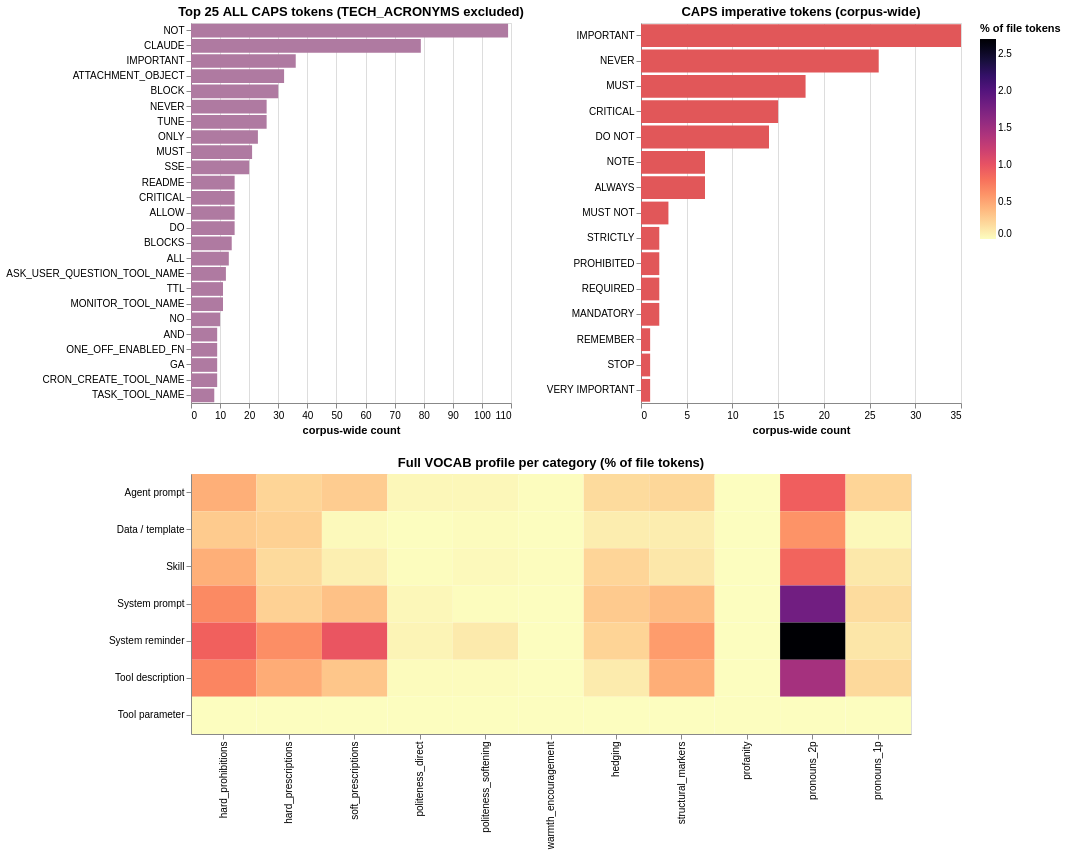

The code cell stored with this chart in its notebook:
### Markdown cell above
### Emphasis vocabulary: top ALL CAPS tokens, CAPS imperative tokens, and full VOCAB profile

The 11 VOCAB classes (`hard_prohibitions`, `hard_prescriptions`, `soft_prescriptions`, `politeness_direct`, `politeness_softening`, `warmth_encouragement`, `hedging`, `structural_markers`, `profanity`, `pronouns_2p`, `pronouns_1p`) plotted as a heatmap of `% of file tokens` per category, alongside the corpus's top ALL CAPS tokens and curated CAPS-imperative tokens. Per-class glosses are in `02_analyzers_vocab_emphasis`.

### Code cell
"""Top-N tokens for ALL CAPS and CAPS imperative + full VOCAB heatmap."""

print("Top CAPS-imperative tokens (corpus-wide counts):")
for tok, n in HEADLINE["top_caps_imperative"]:
    print(f"  {tok:<10}  {n}")

top_caps = pd.DataFrame(corpus_block["metrics"]["all_caps"]["top"][:25])
top_caps_chart = (
    alt.Chart(top_caps)
    .mark_bar(color="#af7aa1")
    .encode(
        x=alt.X("count:Q", title="corpus-wide count"),
        y=alt.Y("token:N", sort="-x", title=None),
        tooltip=[alt.Tooltip("token:N"), alt.Tooltip("count:Q")],
    )
    .properties(width=320, height=380,
                title="Top 25 ALL CAPS tokens (TECH_ACRONYMS excluded)")
)

caps_imp_data = pd.DataFrame(
    [{"token": t, "count": c} for t, c in
     corpus_block["metrics"]["caps_imperative"]["hits"].items()]
)
caps_imp_chart = (
    alt.Chart(caps_imp_data)
    .mark_bar(color="#e15759")
    .encode(
        x=alt.X("count:Q", title="corpus-wide count"),
        y=alt.Y("token:N", sort="-x", title=None),
        tooltip=[alt.Tooltip("token:N"), alt.Tooltip("count:Q")],
    )
    .properties(width=320, height=380,
                title="CAPS imperative tokens (corpus-wide)")
)

vocab_long = []
for cat, b in by_category.items():
    for key, v in b["metrics"]["vocab"].items():
        vocab_long.append({"category": cat, "vocab_key": key, "pct": v["pct"]})
vocab_df_long = pd.DataFrame(vocab_long)

vocab_chart = (
    alt.Chart(vocab_df_long)
    .mark_rect()
    .encode(
        x=alt.X("vocab_key:N", title=None, sort=list(VOCAB_KEYS)),
        y=alt.Y("category:N", title=None),
        color=alt.Color("pct:Q", scale=alt.Scale(scheme="magma", reverse=True),
                         title="% of file tokens"),
        tooltip=[alt.Tooltip("category:N"),
                 alt.Tooltip("vocab_key:N"),
                 alt.Tooltip("pct:Q", format=".3f")],
    )
    .properties(width=720, height=260,
                title="Full VOCAB profile per category (% of file tokens)")
)

emphasis_top_tokens = (top_caps_chart | caps_imp_chart) & vocab_chart
save_chart(emphasis_top_tokens, "11-top-tokens-and-vocab-heatmap")

### Figure 1 — Vega-Lite specification as saved in the notebook (floating-point values rounded to 4 significant figures)
{"config": {"view": {"continuousWidth": 300, "continuousHeight": 300}}, "vconcat": [{"hconcat": [{"data": {"name": "data-98a88b57cd1552f85177ae45819055d1"}, "mark": {"type": "bar", "color": "#af7aa1"}, "encoding": {"tooltip": [{"field": "token", "type": "nominal"}, {"field": "count", "type": "quantitative"}], "x": {"field": "count", "title": "corpus-wide count", "type": "quantitative"}, "y": {"field": "token", "sort": "-x", "title": null, "type": "nominal"}}, "height": 380, "title": "Top 25 ALL CAPS tokens (TECH_ACRONYMS excluded)", "width": 320}, {"data": {"name": "data-962a0de35df51943b475713db257ca10"}, "mark": {"type": "bar", "color": "#e15759"}, "encoding": {"tooltip": [{"field": "token", "type": "nominal"}, {"field": "count", "type": "quantitative"}], "x": {"field": "count", "title": "corpus-wide count", "type": "quantitative"}, "y": {"field": "token", "sort": "-x", "title": null, "type": "nominal"}}, "height": 380, "title": "CAPS imperative tokens (corpus-wide)", "width": 320}]}, {"data": {"name": "data-6aacafd824ab820f1448c6d5cb26a3c3"}, "mark": {"type": "rect"}, "encoding": {"color": {"field": "pct", "scale": {"reverse": true, "scheme": "magma"}, "title": "% of file tokens", "type": "quantitative"}, "tooltip": [{"field": "category", "type": "nominal"}, {"field": "vocab_key", "type": "nominal"}, {"field": "pct", "format": ".3f", "type": "quantitative"}], "x": {"field": "vocab_key", "sort": ["hard_prohibitions", "hard_prescriptions", "soft_prescriptions", "politeness_direct", "politeness_softening", "warmth_encouragement", "hedging", "structural_markers", "profanity", "pronouns_2p", "pronouns_1p"], "title": null, "type": "nominal"}, "y": {"field": "category", "title": null, "type": "nominal"}}, "height": 260, "title": "Full VOCAB profile per category (% of file tokens)", "width": 720}], "$schema": "https://vega.github.io/schema/vega-lite/v6.4.1.json", "datasets": {"data-98a88b57cd1552f85177ae45819055d1": [{"token": "NOT", "count": 109}, {"token": "CLAUDE", "count": 79}, {"token": "IMPORTANT", "count": 36}, {"token": "ATTACHMENT_OBJECT", "count": 32}, {"token": "BLOCK", "count": 30}, {"token": "NEVER", "count": 26}, {"token": "TUNE", "count": 26}, {"token": "ONLY", "count": 23}, {"token": "MUST", "count": 21}, {"token": "SSE", "count": 20}, {"token": "README", "count": 15}, {"token": "CRITICAL", "count": 15}, {"token": "ALLOW", "count": 15}, {"token": "DO", "count": 15}, {"token": "BLOCKS", "count": 14}, {"token": "ALL", "count": 13}, {"token": "ASK_USER_QUESTION_TOOL_NAME", "count": 12}, {"token": "TTL", "count": 11}, {"token": "MONITOR_TOOL_NAME", "count": 11}, {"token": "NO", "count": 10}, {"token": "AND", "count": 9}, {"token": "ONE_OFF_ENABLED_FN", "count": 9}, {"token": "GA", "count": 9}, {"token": "CRON_CREATE_TOOL_NAME", "count": 9}, {"token": "TASK_TOOL_NAME", "count": 8}], "data-962a0de35df51943b475713db257ca10": [{"token": "IMPORTANT", "count": 35}, {"token": "NEVER", "count": 26}, {"token": "MUST", "count": 18}, {"token": "CRITICAL", "count": 15}, {"token": "DO NOT", "count": 14}, {"token": "NOTE", "count": 7}, {"token": "ALWAYS", "count": 7}, {"token": "MUST NOT", "count": 3}, {"token": "STRICTLY", "count": 2}, {"token": "PROHIBITED", "count": 2}, {"token": "REQUIRED", "count": 2}, {"token": "MANDATORY", "count": 2}, {"token": "REMEMBER", "count": 1}, {"token": "STOP", "count": 1}, {"token": "VERY IMPORTANT", "count": 1}], "data-6aacafd824ab820f1448c6d5cb26a3c3": [{"category": "Agent prompt", "vocab_key": "hard_prohibitions", "pct": 0.4469}, {"category": "Agent prompt", "vocab_key": "hard_prescriptions", "pct": 0.2325}, {"category": "Agent prompt", "vocab_key": "soft_prescriptions", "pct": 0.2798}, {"category": "Agent prompt", "vocab_key": "politeness_direct", "pct": 0.0327}, {"category": "Agent prompt", "vocab_key": "politeness_softening", "pct": 0.0363}, {"category": "Agent prompt", "vocab_key": "warmth_encouragement", "pct": 0.0073}, {"category": "Agent prompt", "vocab_key": "hedging", "pct": 0.1962}, {"category": "Agent prompt", "vocab_key": "structural_markers", "pct": 0.2216}, {"category": "Agent prompt", "vocab_key": "profanity", "pct": 0.0}, {"category": "Agent prompt", "vocab_key": "pronouns_2p", "pct": 0.9156}, {"category": "Agent prompt", "vocab_key": "pronouns_1p", "pct": 0.2325}, {"category": "Data / template", "vocab_key": "hard_prohibitions", "pct": 0.2885}, {"category": "Data / template", "vocab_key": "hard_prescriptions", "pct": 0.2551}, {"category": "Data / template", "vocab_key": "soft_prescriptions", "pct": 0.0213}, {"category": "Data / template", "vocab_key": "politeness_direct", "pct": 0.0}, {"category": "Data / template", "vocab_key": "politeness_softening", "pct": 0.0091}, {"category": "Data / template", "vocab_key": "warmth_encouragement", "pct": 0.0}, {"category": "Data / template", "vocab_key": "hedging", "pct": 0.0881}, {"category": "Data / template", "vocab_key": "structural_markers", "pct": 0.0881}, {"category": "Data / template", "vocab_key": "profanity", "pct": 0.0}, {"category": "Data / template", "vocab_key": "pronouns_2p", "pct": 0.6043}, {"category": "Data / template", "vocab_key": "pronouns_1p", "pct": 0.0273}, {"category": "Skill", "vocab_key": "hard_prohibitions", "pct": 0.449}, {"category": "Skill", "vocab_key": "hard_prescriptions", "pct": 0.2024}, {"category": "Skill", "vocab_key": "soft_prescriptions", "pct": 0.0805}, {"category": "Skill", "vocab_key": "politeness_direct", "pct": 0.0078}, {"category": "Skill", "vocab_key": "politeness_softening", "pct": 0.0208}, {"category": "Skill", "vocab_key": "warmth_encouragement", "pct": 0.0078}, {"category": "Skill", "vocab_key": "hedging", "pct": 0.2284}, {"category": "Skill", "vocab_key": "structural_markers", "pct": 0.1246}, {"category": "Skill", "vocab_key": "profanity", "pct": 0.0}, {"category": "Skill", "vocab_key": "pronouns_2p", "pct": 0.8772}, {"category": "Skill", "vocab_key": "pronouns_1p", "pct": 0.1194}, {"category": "System prompt", "vocab_key": "hard_prohibitions", "pct": 0.6561}, {"category": "System prompt", "vocab_key": "hard_prescriptions", "pct": 0.2538}, {"category": "System prompt", "vocab_key": "soft_prescriptions", "pct": 0.3466}, {"category": "System prompt", "vocab_key": "politeness_direct", "pct": 0.0309}, {"category": "System prompt", "vocab_key": "politeness_softening", "pct": 0.0062}, {"category": "System prompt", "vocab_key": "warmth_encouragement", "pct": 0.0}, {"category": "System prompt", "vocab_key": "hedging", "pct": 0.2909}, {"category": "System prompt", "vocab_key": "structural_markers", "pct": 0.3776}, {"category": "System prompt", "vocab_key": "profanity", "pct": 0.0}, {"category": "System prompt", "vocab_key": "pronouns_2p", "pct": 1.807}, {"category": "System prompt", "vocab_key": "pronouns_1p", "pct": 0.1919}, {"category": "System reminder", "vocab_key": "hard_prohibitions", "pct": 0.8988}, {"category": "System reminder", "vocab_key": "hard_prescriptions", "pct": 0.6344}, {"category": "System reminder", "vocab_key": "soft_prescriptions", "pct": 0.9781}, {"category": "System reminder", "vocab_key": "politeness_direct", "pct": 0.0529}, {"category": "System reminder", "vocab_key": "politeness_softening", "pct": 0.1057}, {"category": "System reminder", "vocab_key": "warmth_encouragement", "pct": 0.0}, {"category": "System reminder", "vocab_key": "hedging", "pct": 0.2379}, {"category": "System reminder", "vocab_key": "structural_markers", "pct": 0.5551}, {"category": "System reminder", "vocab_key": "profanity", "pct": 0.0}, {"category": "System reminder", "vocab_key": "pronouns_2p", "pct": 2.696}, {"category": "System reminder", "vocab_key": "pronouns_1p", "pct": 0.1322}, {"category": "Tool description", "vocab_key": "hard_prohibitions", "pct": 0.6863}, {"category": "Tool description", "vocab_key": "hard_prescriptions", "pct": 0.4645}, {"category": "Tool description", "vocab_key": "soft_prescriptions", "pct": 0.3189}, {"category": "Tool description", "vocab_key": "politeness_direct", "pct": 0.0139}, {"category": "Tool description", "vocab_key": "politeness_softening", "pct": 0.0139}, {"category": "Tool description", "vocab_key": "warmth_encouragement", "pct": 0.0}, {"category": "Tool description", "vocab_key": "hedging", "pct": 0.104}, {"category": "Tool description", "vocab_key": "structural_markers", "pct": 0.4575}, {"category": "Tool description", "vocab_key": "profanity", "pct": 0.0}, {"category": "Tool description", "vocab_key": "pronouns_2p", "pct": 1.456}, {"category": "Tool description", "vocab_key": "pronouns_1p", "pct": 0.208}, {"category": "Tool parameter", "vocab_key": "hard_prohibitions", "pct": 0.0}, {"category": "Tool parameter", "vocab_key": "hard_prescriptions", "pct": 0.0}, {"category": "Tool parameter", "vocab_key": "soft_prescriptions", "pct": 0.0}, {"category": "Tool parameter", "vocab_key": "politeness_direct", "pct": 0.0}, {"category": "Tool parameter", "vocab_key": "politeness_softening", "pct": 0.0}, {"category": "Tool parameter", "vocab_key": "warmth_encouragement", "pct": 0.0}, {"category": "Tool parameter", "vocab_key": "hedging", "pct": 0.0}, {"category": "Tool parameter", "vocab_key": "structural_markers", "pct": 0.0}, {"category": "Tool parameter", "vocab_key": "profanity", "pct": 0.0}, {"category": "Tool parameter", "vocab_key": "pronouns_2p", "pct": 0.0}, {"category": "Tool parameter", "vocab_key": "pronouns_1p", "pct": 0.0}]}}
